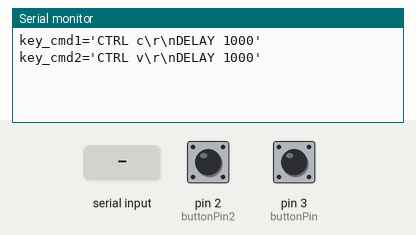
Recording of a sketch running on a simulated Arduino Leonardo, built with avr-gcc and run on an emulated ATmega32U4. Shown: the last lines printed to the serial monitor. The test bench sets the inputs (shaded band); at power-on: pin 2 (buttonPin2) HIGH, pin 3 (buttonPin) HIGH. EEPROM starts erased; USB keyboard and mouse output is not drawn.

Above: at 1.3 s.
1.4 s: pin 2 (buttonPin2) pulled LOW for 0.15 s
At 2.2 s:
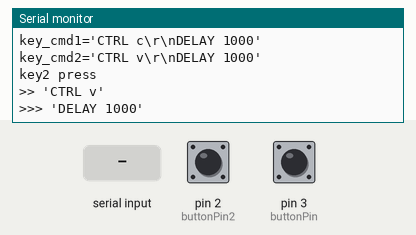
3.0 s: pin 3 (buttonPin) pulled LOW for 0.15 s
At 3.5 s:
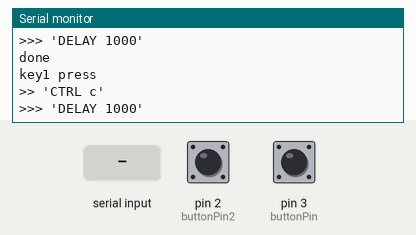
4.6 s: "STRING 1\n" received over Serial
At 5.3 s:
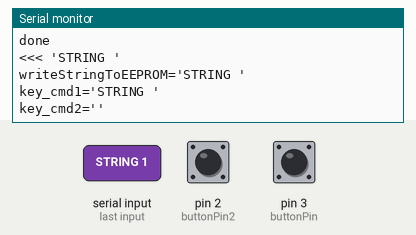
6.1 s: pin 3 (buttonPin) pulled LOW for 1 s
At 7.5 s:
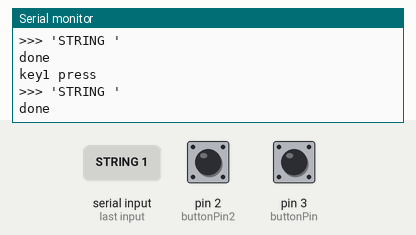
8.6 s: "DELAY 1\n" received over Serial
At 9.4 s:
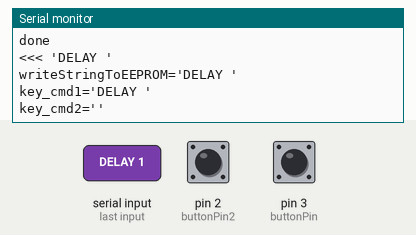
10.1 s: "DEFAULTDELAY 1\n" received over Serial
At 11.5 s:
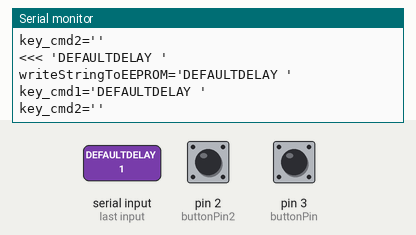

Measured:
- after the input at 1.4 s, the serial monitor: prints a new line at once (image 1)
- after the input at 3.0 s, the serial monitor: prints a new line at once (image 2)
- after the input at 4.6 s, the serial monitor: prints a new line at once (image 3)
- after the input at 6.1 s, the serial monitor: prints a new line at once (image 4)
- after the input at 8.6 s, the serial monitor: prints a new line at once (image 5)
- after the input at 10.1 s, the serial monitor: prints a new line at once (image 6)

The sketch:

atmega_key.ino
```cpp
#include <Keyboard.h>
#include <EEPROM.h>

//String bufferStr = "";
String last = "";
int defaultDelay = 0;

//按键1 默认Ctrl+c
const int buttonPin = 3;
//按键2 默认Ctrl+v
const int buttonPin2 = 2;

//按键1的命令串
String key_cmd1 = "";
//按键2的命令串
String key_cmd2 = "";

//命令字串解析临时数组
String buff_command[2];

/*
   wifi duck参考:
   https://github.com/gloglas/WifiDuckV2/blob/master/arduino_wifi_duckV2/arduino_wifi_duckV2.ino
   https://github.com/spacehuhn/wifi_ducky

   语句说明:
   https://github.com/SpacehuhnTech/WiFiDuck#scripting

   https://github.com/wobisheng/esp32s2_badusb/blob/main/esp32s2_badusb.ino

   EEPROM空间:  1KB
   代码最大空间: 28KB (Flash空间:32 KB (4K已用boolode))

   编译大小:12KB
   电流:35ma

   插上时,如果调试串口之前有打开,调试会有问题,需要重新打开串口!否则不正常!

   atmegau324u 在控制面板只要不设置"允许计算机关闭此设备以节约电源",休眠唤醒后能继续使用!
*/


void splitString(String message, String dot, String outmsg[], int len)
{
  int commaPosition, outindex = 0;
  for (int loop1 = 0; loop1 < len; loop1++)
    outmsg[loop1] = "";
  do {
    commaPosition = message.indexOf(dot);
    if (commaPosition != -1)
    {
      outmsg[outindex] = message.substring(0, commaPosition);
      //下一字串
      outindex = outindex + 1;
      //后移分隔符长度
      message = message.substring(commaPosition + dot.length(), message.length());
    }
    if (outindex >= len) break;
  }
  while (commaPosition >= 0);

  if (outindex < len)
    outmsg[outindex] = message;
}


void Line(String _line)
{
  int firstSpace = _line.indexOf(" ");

  //没有空格
  if (firstSpace == -1) Press(_line);

  //1.STRING
  else if (_line.substring(0, firstSpace) == "STRING") {
    for (int i = firstSpace + 1; i < _line.length(); i++)
      Keyboard.write(_line[i]);
  }
  //2.DELAY
  else if (_line.substring(0, firstSpace) == "DELAY") {
    int delaytime = _line.substring(firstSpace + 1).toInt();
    delay(delaytime);
  }
  //3.DEFAULTDELAY
  else if (_line.substring(0, firstSpace) == "DEFAULTDELAY")
    defaultDelay = _line.substring(firstSpace + 1).toInt();
  //4.REM
  else if (_line.substring(0, firstSpace) == "REM") {} //nothing :/
  //5.REPLAY
  else if (_line.substring(0, firstSpace) == "REPLAY") {
    int replaynum = _line.substring(firstSpace + 1).toInt();
    while (replaynum)
    {
      Line(last);
      --replaynum;
    }
  }
  //其它情况,例如组合键
  else
  {
    String remain = _line;

    while (remain.length() > 0) {
      int latest_space = remain.indexOf(" ");
      if (latest_space == -1) {
        Press(remain);
        remain = "";
      }
      else {
        Press(remain.substring(0, latest_space));
        remain = remain.substring(latest_space + 1);
      }
      delay(5);
    }
  }

  Keyboard.releaseAll();
  delay(defaultDelay);
}


void Press(String b) {
  if (b.length() == 1) Keyboard.press(char(b[0]));
  else if (b.equals("ENTER")) Keyboard.press(KEY_RETURN);
  else if (b.equals("CTRL")) Keyboard.press(KEY_LEFT_CTRL);
  else if (b.equals("SHIFT")) Keyboard.press(KEY_LEFT_SHIFT);
  else if (b.equals("ALT")) Keyboard.press(KEY_LEFT_ALT);
  else if (b.equals("GUI")) Keyboard.press(KEY_LEFT_GUI);
  else if (b.equals("UP") || b.equals("UPARROW")) Keyboard.press(KEY_UP_ARROW);
  else if (b.equals("DOWN") || b.equals("DOWNARROW")) Keyboard.press(KEY_DOWN_ARROW);
  else if (b.equals("LEFT") || b.equals("LEFTARROW")) Keyboard.press(KEY_LEFT_ARROW);
  else if (b.equals("RIGHT") || b.equals("RIGHTARROW")) Keyboard.press(KEY_RIGHT_ARROW);
  else if (b.equals("DELETE")) Keyboard.press(KEY_DELETE);
  else if (b.equals("PAGEUP")) Keyboard.press(KEY_PAGE_UP);
  else if (b.equals("PAGEDOWN")) Keyboard.press(KEY_PAGE_DOWN);
  else if (b.equals("HOME")) Keyboard.press(KEY_HOME);
  else if (b.equals("ESC")) Keyboard.press(KEY_ESC);
  else if (b.equals("BACKSPACE")) Keyboard.press(KEY_BACKSPACE);
  else if (b.equals("INSERT")) Keyboard.press(KEY_INSERT);
  else if (b.equals("TAB")) Keyboard.press(KEY_TAB);
  else if (b.equals("END")) Keyboard.press(KEY_END);
  else if (b.equals("CAPSLOCK")) Keyboard.press(KEY_CAPS_LOCK);
  else if (b.equals("F1")) Keyboard.press(KEY_F1);
  else if (b.equals("F2")) Keyboard.press(KEY_F2);
  else if (b.equals("F3")) Keyboard.press(KEY_F3);
  else if (b.equals("F4")) Keyboard.press(KEY_F4);
  else if (b.equals("F5")) Keyboard.press(KEY_F5);
  else if (b.equals("F6")) Keyboard.press(KEY_F6);
  else if (b.equals("F7")) Keyboard.press(KEY_F7);
  else if (b.equals("F8")) Keyboard.press(KEY_F8);
  else if (b.equals("F9")) Keyboard.press(KEY_F9);
  else if (b.equals("F10")) Keyboard.press(KEY_F10);
  else if (b.equals("F11")) Keyboard.press(KEY_F11);
  else if (b.equals("F12")) Keyboard.press(KEY_F12);
  else if (b.equals("SPACE")) Keyboard.press(' ');
  else Serial.println("not found :'" + b + "'(" + String(b.length()) + ")");
}


//解析cmd字符串
void analysis_cmd(String cmd)
{
  splitString(cmd, "$$$", buff_command, 2);
  key_cmd1 = buff_command[0];
  key_cmd2 = buff_command[1];
  Serial.println("key_cmd1='" + key_cmd1 + "'");
  Serial.println("key_cmd2='" + key_cmd2 + "'");
}

//执行键盘字符串命令
void do_key_cmd(String cmd)
{
  if (cmd.length() > 0) {

    //用; 做为每行的分界符
    cmd.replace("\\r\\n", "\n");

    while (cmd.length() > 0) {
      int latest_return = cmd.indexOf("\n");
      //没有分隔符,本行命令完全执行
      if (latest_return == -1) {
        Serial.println(">>> '" + cmd + "'");
        Line(cmd);
        cmd = "";
      }
      //有分隔符,先执行前段命令
      else
      {
        Serial.println(">> '" + cmd.substring(0, latest_return) + "'");
        Line(cmd.substring(0, latest_return));
        last = cmd.substring(0, latest_return);
        cmd = cmd.substring(latest_return + 1);
      }
    }

    Serial.println("done");
  }
}


void writeStringToEEPROM(int addr, const String& str) {
  int length = str.length();
  EEPROM.put(addr, length);

  //atmega 的int长度2
  for (int i = 0; i < length; i++) {
    EEPROM.write(addr + 2 + i, str[i]);
  }
}

String readStringFromEEPROM(int addr) {
  int length=0;
  EEPROM.get(addr,length );
  char charArray[length + 1];

  //atmega 的int长度2
  for (int i = 0; i < length; i++) {
    charArray[i] = EEPROM.read(addr + 2 + i);
  }

  charArray[length] = '\0';
  String str(charArray);

  return str;
}

void setup() {
  Serial.begin(115200);
  pinMode(buttonPin, INPUT_PULLUP);
  pinMode(buttonPin2, INPUT_PULLUP);
  Keyboard.begin();
  //delay(500);
  //无法输出!
  // Serial.println("start");
  //atmega 的int是 2字节
  //Serial.println("sizeof(int)=" + String(sizeof(int)));

   int byte_read=0;
   EEPROM.get(EEPROM.length() - 3, byte_read);

   //首次-1, FFFF
   //如果标志位不是100, 写入默认参数
   if (byte_read!= 100)
   {
      //写入默认, ctrl+c ctrl+v
      writeStringToEEPROM(0, "CTRL c\\r\\nDELAY 1000$$$CTRL v\\r\\nDELAY 1000");
      //写入标志位100
      EEPROM.put(EEPROM.length() - 3, 100);
      //setup函数内无法输出
      //Serial.println("writeStringToEEPROM Default");
   }

   String cmd=  readStringFromEEPROM(0);
   analysis_cmd(cmd);
}

//EEPROM: uint8_t read( int idx )
// template< typename T > T &get( int idx, T &t )
// template< typename T > const T &put( int idx, const T &t )

//示例:  CTRL c\r\nDELAY 1000$$$CTRL v\r\nDELAY 1000
//      F8\r\nDELAY 2000$$$CTRL b\r\nDELAY 100\r\nCTRL v\r\nDELAY 100\r\nENTER\r\nDELAY 2000
void loop() {
  if (Serial.available()) {
    //注:只能单个字符,不能用字符串
    String bufferStr = Serial.readStringUntil('\n');  //查找 \n, 读入\n前的字符串
    bufferStr = bufferStr.substring(0, bufferStr.length() - 1); //去掉串尾的 \r
    Serial.println("<<< '" + bufferStr + "'");

    if (bufferStr == "cmd")
    {
      Serial.println("cmd='" + readStringFromEEPROM(0) + "'");
    }
    else
    {
      Serial.println("writeStringToEEPROM='" + bufferStr + "'");
      writeStringToEEPROM(0, bufferStr);
      analysis_cmd(bufferStr);
    }
  }

  if (digitalRead(buttonPin) == LOW) {
    Serial.println("key1 press");
    do_key_cmd(key_cmd1);
    //delay(2000);
  }

  else if (digitalRead(buttonPin2) == LOW) {
    Serial.println("key2 press");
    do_key_cmd(key_cmd2);
    //delay(2000);
  }
}
```
